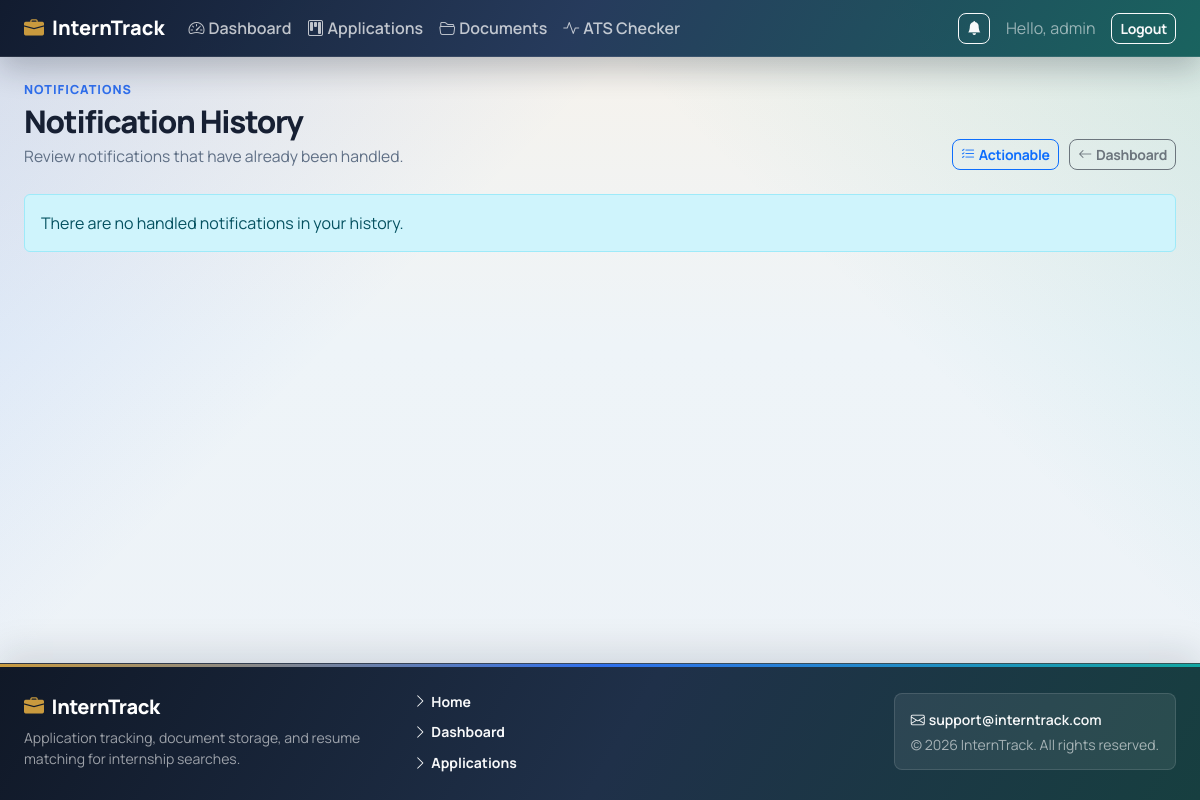
/dashboard/notifications/?show=history (signed in), run on an earlier commit of the app's database.
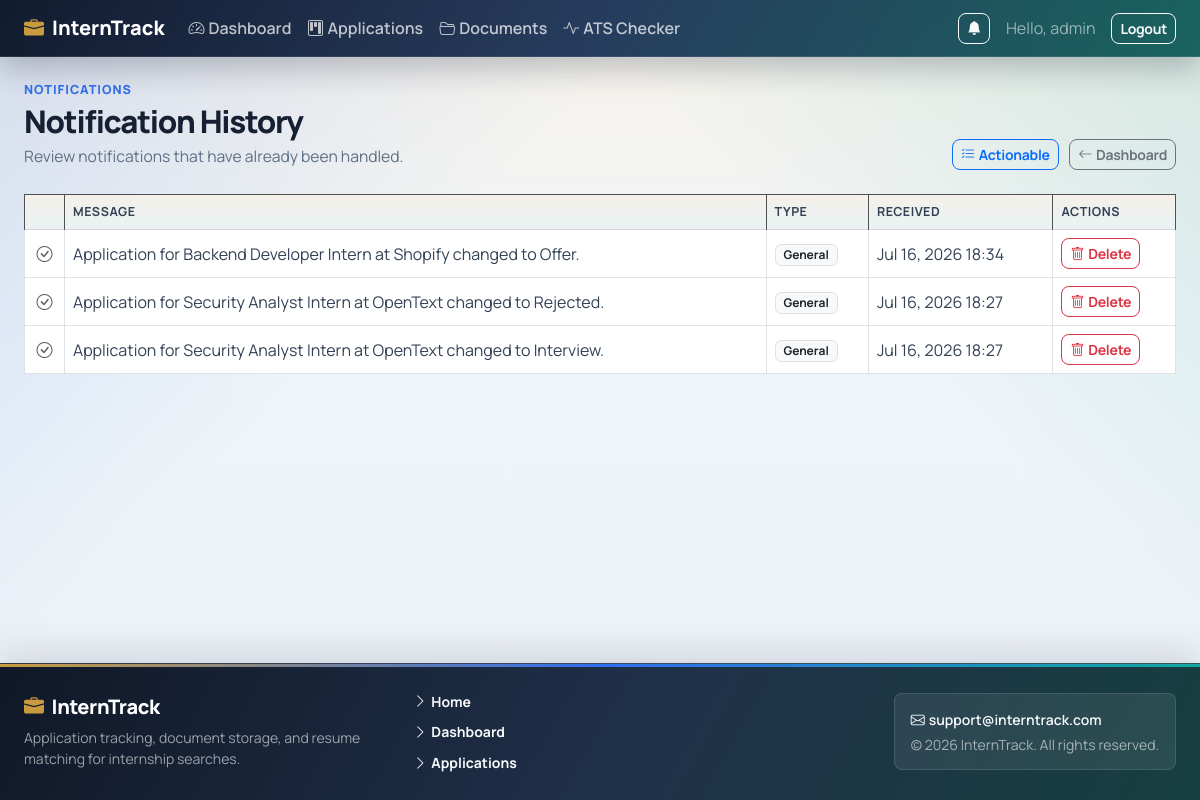
And on a later commit of the database.
### dashboard/models.py (models this page shows, shortened)
class Notification(models.Model):
    TYPE_CHOICES = [
        ('follow_up', 'Follow-up Reminder'),
        ('interview', 'Interview Update'),
        ('deadline', 'Deadline Update'),
        ('new_application', 'New Application'),
        ('status_change', 'Status Change'),
        ('general', 'General'),
    ]
    user = models.ForeignKey(User, on_delete=models.CASCADE, related_name='notifications')
    application = models.ForeignKey(
        'applications.JobApplication',
        on_delete=models.CASCADE,
        related_name='notifications',
        null=True,
        blank=True,
    )
    message = models.TextField()
    type = models.CharField(max_length=20, choices=TYPE_CHOICES, default='general')
    created_at = models.DateTimeField(auto_now_add=True)
    is_read = models.BooleanField(default=False)
    class Meta:
        ordering = ['-created_at']

### dashboard/views.py (the view)
# urls.py: path('notifications/', views.notification_list, name='notification_list'),
@login_required
def notification_list(request):
    create_due_follow_up_notifications(request.user)
    show_history = request.GET.get('show') == 'history'
    all_notifications = Notification.objects.filter(user=request.user)
    notifications = all_notifications if show_history else all_notifications.filter(is_read=False)
    overdue_follow_ups = all_notifications.filter(type=FOLLOW_UP_TYPE, is_read=False)
    return render(request, 'dashboard/notifications.html', {
        'notifications': notifications,
        'overdue_follow_ups': overdue_follow_ups,
        'show_history': show_history,
        'unread_count': all_notifications.filter(is_read=False).count(),
        'unread_general_count': all_notifications.exclude(type=FOLLOW_UP_TYPE).filter(is_read=False).count(),
        'history_count': all_notifications.filter(is_read=True).count(),
    })

### templates/dashboard/notifications.html (shortened to what this page needs)
{% extends "base.html" %}
{% block content %}
<div class="page-heading">
    <div>
        <div class="page-kicker">Notifications</div>
        <h1 class="page-title">{% if show_history %}Notification History{% else %}Actionable Notifications{% endif %}</h1>
        <p class="page-subtitle">
            {% if show_history %}
                Review notifications that have already been handled.
            {% else %}
                Track unread reminders and application follow-ups that still need attention.
            {% endif %}
        </p>
    </div>
    <div class="page-actions">
        {% if show_history %}
        <a href="{% url 'dashboard:notification_list' %}" class="btn btn-outline-primary btn-sm">
            <i class="bi bi-list-check me-1"></i>Actionable
        </a>
        {% elif history_count %}
        <a href="{% url 'dashboard:notification_list' %}?show=history" class="btn btn-outline-secondary btn-sm">
            <i class="bi bi-clock-history me-1"></i>History
        </a>
        {% endif %}
        <a href="{% url 'dashboard:dashboard_home' %}" class="btn btn-outline-secondary btn-sm">
            <i class="bi bi-arrow-left me-1"></i>Dashboard
        </a>
    </div>
</div>
{% if notifications %}
<div class="table-responsive">
    <table class="table table-bordered table-hover align-middle">
        <thead class="table-dark">
            <tr>
                <th style="width:40px;"></th>
                <th>Message</th>
                <th>Type</th>
                <th>Received</th>
                <th>Actions</th>
            </tr>
        </thead>
        <tbody>
            {% for notif in notifications %}
            <tr class="{% if not notif.is_read %}table-light fw-semibold{% endif %}">
                <td class="text-center">
                    {% if not notif.is_read %}
                        <span class="badge bg-danger">New</span>
                    {% else %}
                        <i class="bi bi-check-circle text-muted"></i>
                    {% endif %}
                </td>
                <td>{{ notif.message }}</td>
                <td>
                    {% if notif.type == 'follow_up' %}
                        <span class="badge bg-primary">Follow-up</span>
                    {% elif notif.type == 'interview' %}
                        <span class="badge bg-warning text-dark">Interview</span>
                    {% elif notif.type == 'deadline' %}
                        <span class="badge bg-secondary">Deadline</span>
                    {% else %}
                        <span class="badge bg-light text-dark border">General</span>
                    {% endif %}
                </td>
                <td class="text-nowrap">{{ notif.created_at|date:"M d, Y H:i" }}</td>
                <td class="text-nowrap">
                    <form method="post"
                          action="{% url 'dashboard:notification_delete' notif.pk %}"
                          class="d-inline"
                          onsubmit="return confirm('Delete this notification?');">
                        <button type="submit" class="btn btn-sm btn-outline-danger">
                            <i class="bi bi-trash me-1"></i>Delete
                        </button>
                    </form>
                </td>
            </tr>
            {% endfor %}
        </tbody>
    </table>
</div>
{% else %}
<div class="alert alert-info">
    {% if show_history %}
        There are no handled notifications in your history.
    {% else %}
        You have no actionable notifications.
    {% endif %}
</div>
{% endif %}
{% endblock %}

### templates/base.html (shortened to what this page needs)
<!doctype html>
{% load static %}
<html lang="en">
<head>
    <link href="https://cdn.jsdelivr.net/npm/bootstrap@5.3.3/dist/css/bootstrap.min.css" rel="stylesheet">
    <link href="https://cdn.jsdelivr.net/npm/bootstrap-icons@1.11.3/font/bootstrap-icons.min.css" rel="stylesheet">
    <link href="{% static 'css/interntrack.css' %}" rel="stylesheet">
</head>
<body class="app-shell d-flex flex-column min-vh-100">
<nav class="navbar navbar-expand-lg navbar-dark app-navbar">
    <div class="container-fluid px-4">
        <a class="navbar-brand d-flex align-items-center gap-2" href="{% url 'home' %}">
            <i class="bi bi-briefcase-fill brand-icon"></i>
            <span>InternTrack</span>
        </a>
        <div class="collapse navbar-collapse" id="mainNavbar">
            <ul class="navbar-nav me-auto mb-2 mb-lg-0">
                {% if user.is_authenticated %}
                <li class="nav-item">
                    <a class="nav-link" href="{% url 'dashboard:dashboard_home' %}"><i class="bi bi-speedometer2 me-1"></i>Dashboard</a>
                </li>
                <li class="nav-item">
                    <a class="nav-link" href="{% url 'application_list' %}"><i class="bi bi-kanban me-1"></i>Applications</a>
                </li>
                <li class="nav-item">
                    <a class="nav-link" href="{% url 'documents:document_list' %}"><i class="bi bi-folder2-open me-1"></i>Documents</a>
                </li>
                <li class="nav-item">
                    <a class="nav-link" href="{% url 'documents:ats_checker' %}"><i class="bi bi-activity me-1"></i>ATS Checker</a>
                </li>
                {% endif %}
            </ul>
            <div class="d-flex align-items-center gap-2">
                {% if user.is_authenticated %}
                    <div class="dropdown me-2">
                        <a class="btn btn-outline-light btn-sm position-relative"
                           href="#"
                           id="notifDropdown"
                           data-bs-toggle="dropdown"
                           aria-expanded="false"
                           title="Notifications">
                            <i class="bi bi-bell-fill"></i>
                        </a>
                    </div>
                    <a class="navbar-text text-decoration-none me-2" href="{% url 'profile' %}">
                        Hello, {{ user.get_full_name|default:user.first_name|default:user.username }}
                    </a>
                    <form method="post" action="{% url 'logout' %}">
                        <button type="submit" class="btn btn-outline-light btn-sm">Logout</button>
                    </form>
                {% else %}
                    <a class="btn btn-outline-light btn-sm" href="{% url 'login' %}">Login</a>
                    <a class="btn btn-primary btn-sm" href="{% url 'register' %}">Register</a>
                {% endif %}
            </div>
        </div>
    </div>
</nav>
<main class="app-main container-fluid px-4 py-4 flex-grow-1">
    {% block content %}{% endblock %}
</main>
<footer class="app-footer text-light mt-auto py-4">
    <div class="container-fluid px-4">
        <div class="row g-3 align-items-center">
            <div class="col-md-4">
                <h2 class="h5 mb-2 d-flex align-items-center gap-2">
                    <i class="bi bi-briefcase-fill brand-icon"></i>
                    <span>InternTrack</span>
                </h2>
                <p class="small text-secondary mb-0">Application tracking, document storage, and resume matching for internship searches.</p>
            </div>
            <div class="col-md-4">
                <ul class="list-unstyled small mb-0 d-grid gap-1">
                    <li><a class="link-light link-offset-2 link-underline-opacity-0 link-underline-opacity-75-hover" href="{% url 'home' %}"><i class="bi bi-chevron-right me-1"></i>Home</a></li>
                    {% if user.is_authenticated %}
                    <li><a class="link-light link-offset-2 link-underline-opacity-0 link-underline-opacity-75-hover" href="{% url 'dashboard:dashboard_home' %}"><i class="bi bi-chevron-right me-1"></i>Dashboard</a></li>
                    <li><a class="link-light link-offset-2 link-underline-opacity-0 link-underline-opacity-75-hover" href="{% url 'application_list' %}"><i class="bi bi-chevron-right me-1"></i>Applications</a></li>
                    {% endif %}
                </ul>
            </div>
            <div class="col-md-4 text-md-end small text-secondary">
                <div class="footer-contact-card text-md-start">
                    <div class="text-light fw-semibold"><i class="bi bi-envelope me-1"></i>support@interntrack.com</div>
                    <div class="text-secondary mt-1">&copy; {% now "Y" %} InternTrack. All rights reserved.</div>
                </div>
            </div>
        </div>
    </div>
</footer>
</body>
</html>

### static/css/interntrack.css (style rules this page uses)
:root { --it-font-sans: "Manrope", "Segoe UI", sans-serif; --it-bg: #eef4f8; --it-surface: rgba(255, 255, 255, 0.82); --it-surface-strong: #ffffff; --it-ink: #172033; --it-muted: #5f6f85; --it-border: rgba(123, 143, 166, 0.28); --it-primary: #2f6fed; --it-primary-dark: #214db3; --it-success: #0f9f6e; --it-warning: #c87915; --it-danger: #dc2626; --it-gold: #c99a3e; --it-teal: #12a7a2; --it-berry: #9b3f73; --it-shadow: 0 18px 42px rgba(28, 41, 61, 0.14); }
body.app-shell { background: linear-gradient(135deg, rgba(47, 111, 237, 0.16), transparent 34%), linear-gradient(225deg, rgba(18, 167, 162, 0.14), transparent 32%), linear-gradient(180deg, #f7f2ea 0%, #eef4f8 43%, #edf2f7 100%); color: var(--it-ink); font-family: var(--it-font-sans); min-height: 100vh; text-rendering: optimizeLegibility; }
h1, h2, h3, h4, h5, h6, .navbar-brand, .btn { letter-spacing: -0.02em; }
.app-navbar { background: linear-gradient(120deg, rgba(14, 24, 43, 0.98), rgba(34, 55, 89, 0.98) 48%, rgba(22, 96, 93, 0.98)); border-bottom: 1px solid rgba(255, 255, 255, 0.1); box-shadow: 0 12px 30px rgba(15, 23, 42, 0.24); }
.app-navbar .navbar-brand { font-weight: 800; letter-spacing: 0; }
.brand-icon { color: var(--it-gold); }
.app-navbar .nav-link { border-radius: 8px; color: rgba(255, 255, 255, 0.72); font-weight: 600; padding-inline: 0.85rem; }
.app-main { max-width: 1500px; width: 100%; }
.app-footer { background: linear-gradient(120deg, #101827, #1f3049 52%, #173f40); border-top: 1px solid rgba(255, 255, 255, 0.12); box-shadow: 0 -12px 34px rgba(15, 23, 42, 0.12); color: rgba(255, 255, 255, 0.86); position: relative; }
.app-footer::before { background: linear-gradient(90deg, var(--it-gold), var(--it-primary), var(--it-teal)); content: ""; height: 3px; left: 0; position: absolute; right: 0; top: 0; }
.app-footer h2 { color: #fff; font-weight: 800; }
.app-footer p, .app-footer .text-secondary { color: rgba(255, 255, 255, 0.58) !important; }
.app-footer a { color: rgba(255, 255, 255, 0.82); display: inline-flex; font-weight: 700; padding: 0.18rem 0; }
.footer-contact-card { background: rgba(255, 255, 255, 0.08); border: 1px solid rgba(255, 255, 255, 0.12); border-radius: 8px; display: inline-block; padding: 0.9rem 1rem; }
.page-heading { display: flex; align-items: flex-end; justify-content: space-between; gap: 1rem; margin-bottom: 1.5rem; }
.page-kicker { color: var(--it-primary); font-size: 0.78rem; font-weight: 800; letter-spacing: 0.08em; margin-bottom: 0.35rem; text-transform: uppercase; }
.page-title { color: var(--it-ink); font-size: clamp(1.8rem, 2.6vw, 2.45rem); font-weight: 800; letter-spacing: -0.04em; line-height: 1.05; margin: 0; }
.page-subtitle { color: var(--it-muted); font-size: 0.98rem; line-height: 1.6; margin: 0.4rem 0 0; max-width: 680px; }
.page-actions { align-items: center; display: flex; flex-wrap: wrap; gap: 0.65rem; justify-content: flex-end; }
.btn { border-radius: 8px; font-weight: 700; }
.table { margin-bottom: 0; }
.table thead th { background: linear-gradient(180deg, #f5f0e8, #e9f2f4); border-bottom: 1px solid var(--it-border); color: #334155; font-size: 0.78rem; letter-spacing: 0.04em; text-transform: uppercase; }
.table tbody td { color: #334155; vertical-align: middle; }

What changed in the data, as far as the page shows it:
added Notification: is_read True (drawn), message "Application for Backend Developer Intern at Shopify changed to Offer.", type "General", created_at "Jul 16, 2026 18:34"
added Notification: is_read True (drawn), message "Application for Security Analyst Intern at OpenText changed to Rejected.", type "General", created_at "Jul 16, 2026 18:27"
added Notification: is_read True (drawn), message "Application for Security Analyst Intern at OpenText changed to Interview.", type "General", created_at "Jul 16, 2026 18:27"
Also different on the page:
text no longer shown: "There are no handled notifications in your history."
text now shown: "MESSAGE TYPE RECEIVED ACTIONS"
